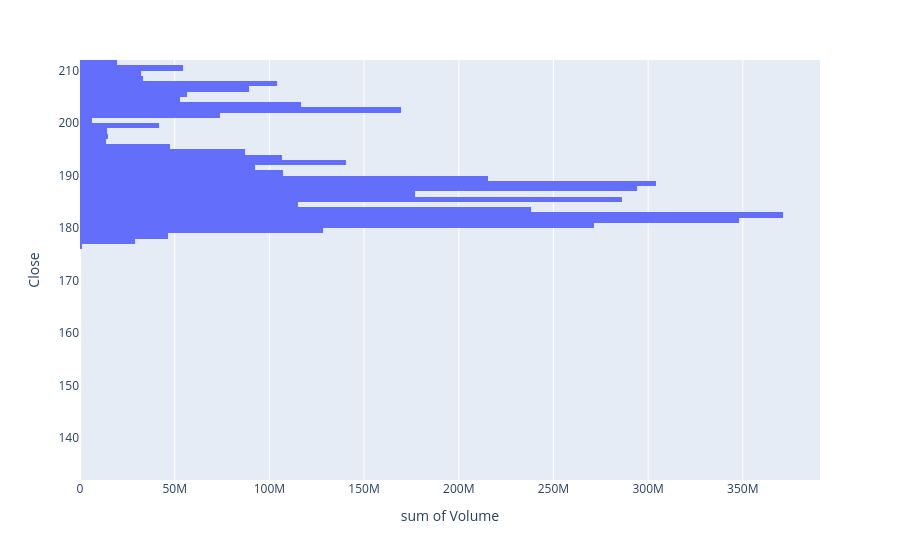

Notebook code for this chart:
### Code cell
##################
### Viewing Results

## Strategy PnL

# Volatility Position Sizing
fig, ax = plt.subplots(nrows = 1, ncols= 2, figsize=(30,5))
ax[0].set_title('Volatility')
ax[0].plot(df["volatility"], label="Volatility")
ax[0].set_yscale('log')
ax[1].set_title('Position Sizes')
ax[1].plot(df["position_size"], label="Position Size (Volatility Sizing)")
ax[1].legend()
fig.show()


plt.figure(figsize=(30,5))
plt.title("Strategy Return (Volatility Sizing)")
plt.plot(df["strategy_return"], label="strategy return")
plt.show()

plt.figure(figsize=(30,5))
plt.title("Equity Curve (Volatility Sizing)")
plt.plot(df["equity_curve"], label= f"Risk Sizing ({100*target_vol}% target, {100*max_vol}% max exposure)")
plt.plot(df["Close"]*max_vol/df["Close"][0] + (1-max_vol), label=f"Buy and Hold ({max_vol} units)")
plt.legend()
plt.show()

plt.figure(figsize=(30,5))
plt.title("Curve")
plt.plot(df["Close"])
plt.scatter(df["signal"][df["signal"]==1].index, df["Close"][df["signal"]==1], edgecolors='red', fc='red', s = 5, zorder= 2, label="buy")
plt.scatter(df["signal"][df["signal"]==-1].index, df["Close"][df["signal"]==-1], edgecolors='blue', fc='blue', s = 5, zorder= 3, label="sell")
plt.legend()
plt.show()

# Offload Strategy Sizing
plt.figure(figsize=(30,5))
plt.title("Position Sizing")
plt.plot(df["offload_position"])
plt.show()

x = (df["equity_curve"] - 1) * df["Close"][0]
plt.figure(figsize=(30,5))
plt.title("Profits")
plt.plot( ( x), label="Risk Sizing")
plt.legend()
plt.show()

plt.figure(figsize=(30,5))
plt.title("Profits")
plt.plot(df["offload_impact"].cumsum()[df["offload_position"]==0], label = "Offload Method")
plt.plot( ( x), label="Risk Sizing")
plt.legend()
plt.show()


### GARCH Forecast
plt.figure(figsize=(30,5))
plt.plot(df["Close"])
plt.show()

plt.figure(figsize=(30,5))
plt.hist(df["Close"], bins=100)
plt.show()

px.histogram(df, x='Volume', y='Close', nbins=100, orientation='h', log_y=False, log_x=False).show()

### Figure 1 — Plotly figure (JSON) as saved in the notebook; plotly's stock layout.template omitted (floating-point values rounded to 4 significant figures; data arrays with more than 128 entries replaced by an {"elided": "..."} marker saying what was removed)
{"data": [{"bingroup": "y", "histfunc": "sum", "hovertemplate": "sum of Volume=%{x}<br>Close=%{y}<extra></extra>", "legendgroup": "", "marker": {"color": "#636efa", "pattern": {"shape": ""}}, "name": "", "nbinsy": 100, "orientation": "h", "showlegend": false, "type": "histogram", "x": {"elided": "22080 int values"}, "xaxis": "x", "y": {"elided": "22080 float values"}, "yaxis": "y"}], "layout": {"barmode": "relative", "legend": {"tracegroupgap": 0}, "margin": {"t": 60}, "xaxis": {"anchor": "y", "domain": [0, 1], "title": {"text": "sum of Volume"}}, "yaxis": {"anchor": "x", "domain": [0, 1], "title": {"text": "Close"}}}}
